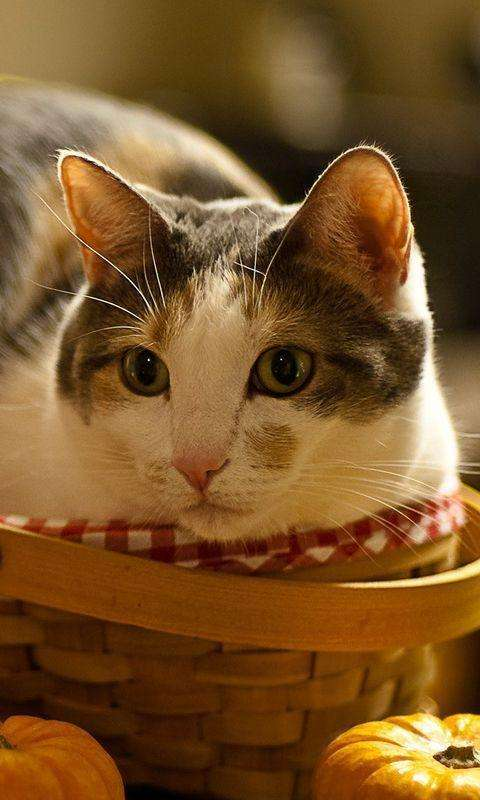
#> input picture resource/images/cat.jpeg, 480 x 800 px
$ python linedetection.py
#> lines starting #> are read from the running program, lines starting #| are printed output that depends on the picture; after the words box and inside, x2 and y2 are one past the last pixel; in counts of white or black regions, pixels touching at a corner belong together
#> further down, src is the input picture: shape (800, 480, 3); mean B, G, R 40.8, 84, 122
import cv2 as cv
import numpy as np


# 霍夫直线检测
def line_image(image):
    gray = cv.cvtColor(image, cv.COLOR_BGR2GRAY)
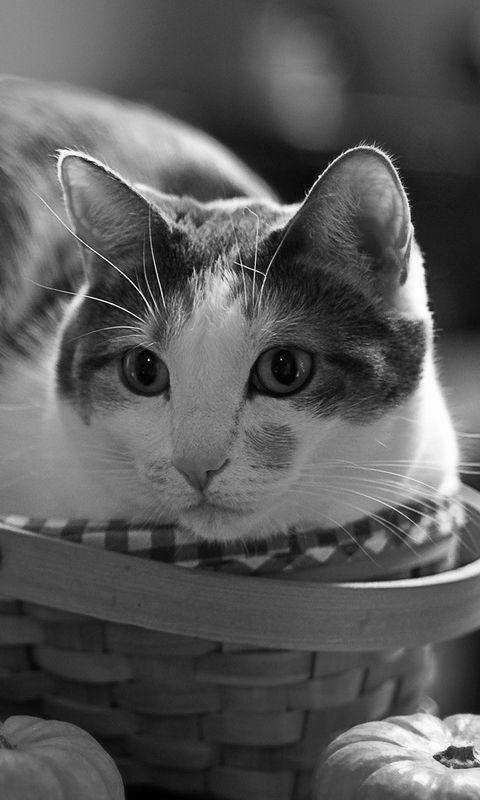
#> gray: shape (800, 480); min 0, max 255, mean 90.5
    edges = cv.Canny(gray, 50, 150, apertureSize=3)
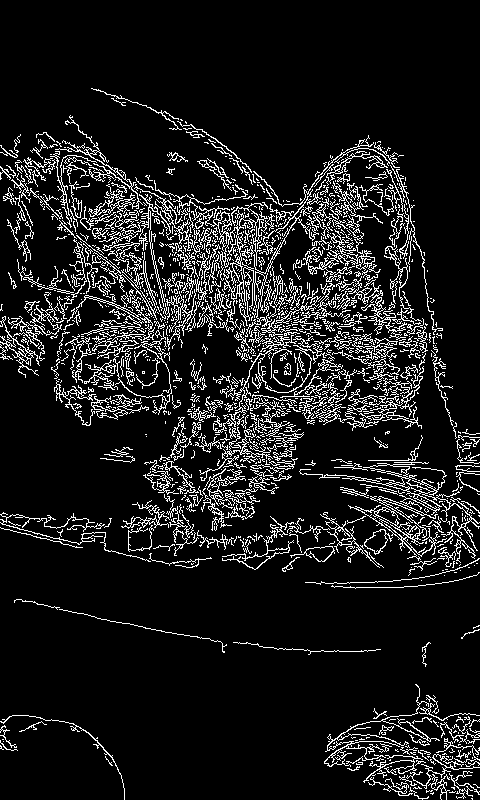
#> edges: shape (800, 480); 10.8% white in thin lines or dots, all inside (x1, y1, x2, y2) = (0, 88, 480, 800)
    lines = cv.HoughLines(edges, 1, np.pi / 180, 200)
#> lines = 22 rows, first 8: [45, 2.36], [47, 2.36], [98, 2.36], [52, 2.36], [42, 2.36], [54, 2.36], [33, 2.36], [35, 2.36]
    for line in lines:
        rho, theta = line[0]
        a = np.cos(theta)
        b = np.sin(theta)
        x0 = a * rho
        y0 = b * rho
        x1 = int(x0 + 1000 * (-b))
        y1 = int(y0 + 1000 * (a))
        x2 = int(x0 - 1000 * (-b))
        y2 = int(y0 - 1000 * (a))
        cv.line(image, (x1, y1), (x2, y2), (0, 0, 255), 2)
#> this loop made 22 passes
#> (rho, theta, a, b, x0, y0, x1, y1) on passes 1 to 12: (45, 2.36, -0.707, 0.707, -31.82, 31.82, -738, -675), (47, 2.36, -0.707, 0.707, -33.23, 33.23, -740, -673), (98, 2.36, -0.707, 0.707, -69.3, 69.3, -776, -637), (52, 2.36, -0.707, 0.707, -36.77, 36.77, -743, -670), (42, 2.36, -0.707, 0.707, -29.7, 29.7, -736, -677), (54, 2.36, -0.707, 0.707, -38.18, 38.18, -745, -668), (33, 2.36, -0.707, 0.707, -23.33, 23.33, -730, -683), (35, 2.36, -0.707, 0.707, -24.75, 24.75, -731, -682), (40, 2.36, -0.707, 0.707, -28.28, 28.28, -735, -678), (49, 2.36, -0.707, 0.707, -34.65, 34.65, -741, -672), (59, 2.36, -0.707, 0.707, -41.72, 41.72, -748, -665), (57, 2.36, -0.707, 0.707, -40.31, 40.31, -747, -666)
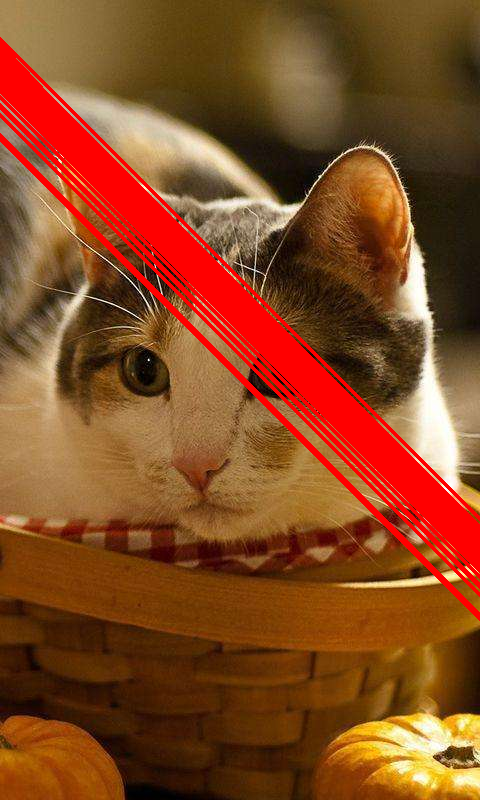
#> image: shape (800, 480, 3); 10.02% of pixels changed, all inside (x1, y1, x2, y2) = (0, 37, 480, 621)
    cv.imshow("line", image)


src = cv.imread("../resource/images/cat.jpeg")
cv.imshow("old", src)
line_image(src)
cv.waitKey(0)
cv.destroyAllWindows()
